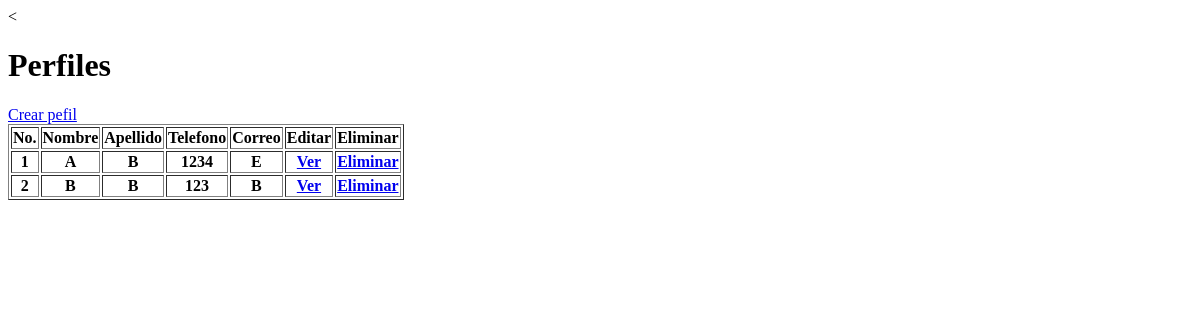
Page /reclutamiento/candidato/aspirante/index.php on the earlier database version.
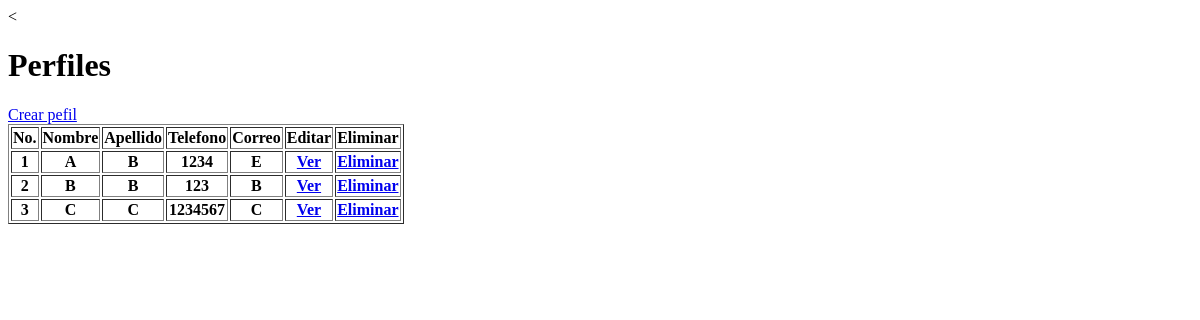
Same page on the later database version.
### tables this page shows
CREATE TABLE `employees` (
  `empfullname` varchar(50) NOT NULL DEFAULT '',
  `employee_passwd` varchar(25) NOT NULL DEFAULT '',
  `apellidos` varchar(75) NOT NULL DEFAULT '',
  `employid` bigint(255) NOT NULL,
  `edociv` varchar(50) DEFAULT NULL,
  `sexo` varchar(10) DEFAULT NULL,
  `nss` varchar(20) DEFAULT NULL,
  `email` varchar(75) NOT NULL,
  `telefono` int(50) NOT NULL,
  `tipo` enum('0','1','2','3') NOT NULL,
  `foto` varchar(200) DEFAULT NULL
);

### reclutamiento/candidato/aspirante/index.php (the view, shortened to what this page needs)
<<!DOCTYPE html>
<html>
<head>
</head>
<body>
    <h1>Perfiles</h1>
    <label ><a href="new_asp.php">Crear pefil</a></label>
    <?php
        include '../../config.php';
        $con=mysqli_connect($host,$user,$pass,$name);
            $query = "SELECT empfullname,apellidos,email,telefono,employid FROM employees where tipo = '0'";
            $result = mysqli_query($con,$query);
            echo "<table border = 1>\n";
            echo "  <tr>\n";
            echo "      <th>No.</th>\n";
            echo "      <th>Nombre </th>\n";
            echo "      <th>Apellido </th>\n";
            echo "      <th>Telefono </th>\n";
            echo "      <th>Correo </th>\n";
            echo "      <th>Editar</th>\n";
            echo "      <th>Eliminar</th>\n";
            echo "</tr>\n";
            $c=1;
            while($row = mysqli_fetch_array($result)){
                echo "  <tr>\n";
                echo "      <th>$c</th>\n";
                echo "      <th>".$row[0]."</th>\n";
                echo "      <th>".$row[1]."</th>\n";
                echo "      <th>".$row[3]."</th>\n";
                echo "      <th>".$row[2]."</th>\n";
                echo "      <th><a href = \"inf_asp.php?id=".$row[4]."\">Ver</a></th>\n";
                echo "      <th><a href = \"del_asp.php?id=".$row[4]."\">Eliminar</a></th>\n";
                echo "  </tr>";
                $c++;
            }
            echo "</table>\n"
    ?>
</body>
</html>

Differences in the rows shown:
added employees: empfullname "C", apellidos "C", telefono "1234567", email "C"
